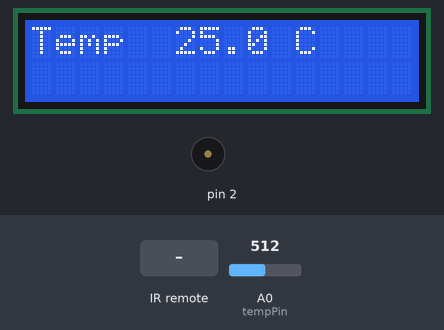
Recording of a sketch running on a simulated Arduino Uno, built with avr-gcc and run on an emulated ATmega328P. On the bench: 16×2 character LCD, buzzer (waves = sounding). The inputs (shaded band) are chosen by the test bench; at power-on: A0 (tempPin) = 512.

Above: at 1.2 s.
1.3 s: A0 (tempPin) set to 170
At 10.4 s:
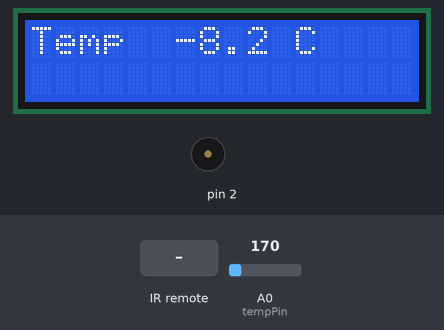
11.5 s: A0 (tempPin) set to 145
At 20.9 s:
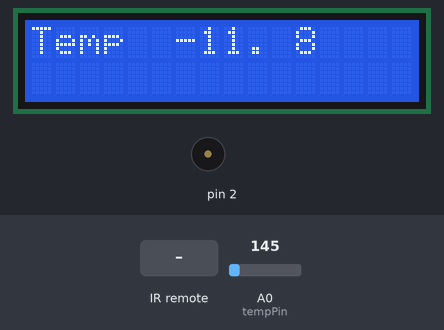
21.5 s: infrared code 0xE0E08877 received
At 22.3 s:
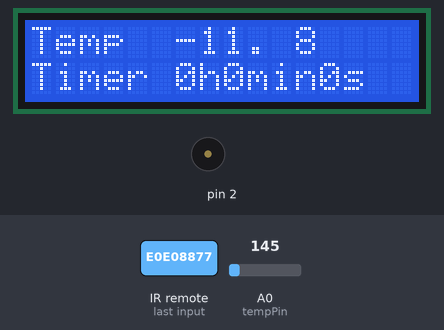
23.1 s: infrared code 0xE0E016E9 received
At 26.5 s:
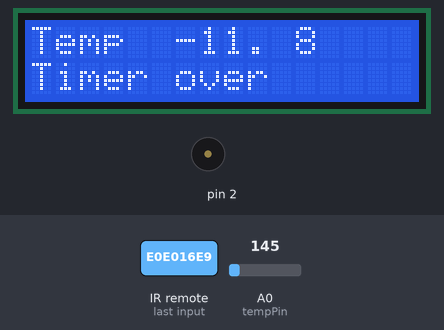
26.8 s: A0 (tempPin) set to 306
At 31.4 s:
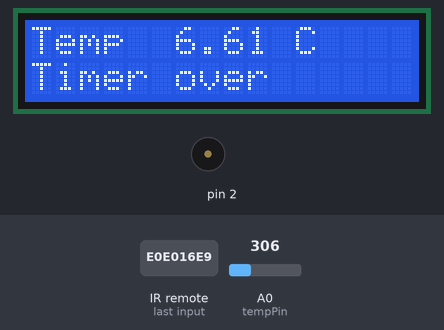
31.7 s: infrared code 0xE0E020DF received
At 32.8 s:
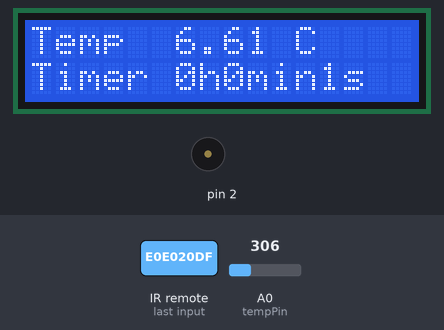
Timing chart, 0 to 34.3 s (numbered marks = the images above; inputs shaded):
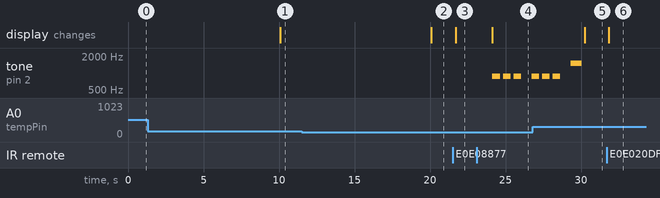

Measured:
- the behaviour switches between 157 and 156 on A0 (tempPin) (found by bisection; images 1 and 2)
- after the input at 1.3 s, the display: changes after 8.8 s (image 1)
- after the input at 11.5 s, the display: changes after 8.6 s (image 2)
- after the input at 21.5 s, the display: changes after 0.20 s (image 3)
- after the input at 23.1 s, tone on pin 2: silent → 880 Hz after 1.0 s, then repeats every 0.70 s: silent 0.20 s, 880 Hz 0.50 s; the display: changes after 1.0 s (image 4)
- after the input at 26.8 s, the display: changes after 3.4 s (image 5)
- after the input at 31.7 s, the display: changes after 0.14 s (image 6)

The sketch:

thermo_timer.ino
```cpp
#include <LiquidCrystal.h>
#include <NewTone.h>
#include <IRremote.h>

int tempPin = 0;
int receiverPin = 6;

int hours = 0;
int minutes = 0;
int seconds = 0;

LiquidCrystal lcd(7, 8, 9, 10, 11, 12);
IRrecv irrecv(receiverPin);
decode_results results;
String timerDuration = "";
int delayDuration = 200;
unsigned long timerRingAt = 0;

void setup()
{
  Serial.begin(9600);
  lcd.begin(16, 2);
  irrecv.enableIRIn(); // Start the receiver
}

void loop()
{
  // Temperature every minute
  int modulo = round(millis() / 1000) % 10;
  if(modulo == 0 && delayDuration == 200) {
    int tempReading = analogRead(tempPin);

    double tempK = log(10000.0 * ((1024.0 / tempReading - 1)));
    tempK = 1 / (0.001129148 + (0.000234125 + (0.0000000876741 * tempK * tempK )) * tempK );       //  Temp Kelvin
    double tempC = tempK - 273.15; // Convert Kelvin to Celcius

    // Display Temperature in C
    lcd.setCursor(0, 0);
    lcd.print("Temp       C  ");
    lcd.setCursor(6, 0);
    // Display Temperature in C
    lcd.print(tempC);
    // Remove last digit
    lcd.setCursor(10, 0);
    lcd.print(" ");

    delayDuration = 1000;
  }
  else if(modulo != 0 && delayDuration == 1000) {
    delayDuration = 200;
  }

  // Get IR
  if (irrecv.decode(&results)) {
    translateIR();
    irrecv.resume(); // receive the next value
  }

  // Display timer
  if(timerDuration != "") {
    displayDuration(hours, minutes, seconds);
  }
  else if(timerRingAt != 0) {
    updateTimer();
  }

  delay(200);
}

void translateIR() // takes action based on IR code received
{
  switch(results.value)
  {
    case 0xE0E08877: add(0);        break;
    case 0xE0E020DF: add(1);        break;
    case 0xE0E0A05F: add(2);        break;
    case 0xE0E0609F: add(3);        break;
    case 0xE0E010EF: add(4);        break;
    case 0xE0E0906F: add(5);        break;
    case 0xE0E050AF: add(6);        break;
    case 0xE0E0B04F: add(8);        break;
    case 0xE0E0708F: add(9);        break;
    case 0xE0E016E9: startTimer();  break;
    case 0xE0E040BF: killTimer();   break;

    default:
      break;
  }

  if(timerDuration != "") {
    String tmpDuration = timerDuration;
    if(timerDuration.length() == 5) {
      hours = tmpDuration.substring(0, 1).toInt();
      tmpDuration = tmpDuration.substring(1);
    }

    if(tmpDuration.length() == 4) {
      minutes = tmpDuration.substring(0, 2).toInt();
      tmpDuration = tmpDuration.substring(2);
    }

    if(tmpDuration.length() == 3) {
      minutes = tmpDuration.substring(0, 1).toInt();
      tmpDuration = tmpDuration.substring(1);
    }

    seconds = tmpDuration.toInt();
  }
}

void displayDuration(int hoursToDisplay, int minutesToDisplay, int secondsToDisplay)
{
  lcd.setCursor(0, 1);
  lcd.print("Timer " + String(hoursToDisplay) + "h" + String(minutesToDisplay) + "min" + String(secondsToDisplay) + "s   ");
}

void updateTimer()
{
  long timeLeft = (timerRingAt - millis() / 1000);

  if(timeLeft < 0) {
    ring();

    return;
  }

  int hoursLeft = (int) timeLeft / 3600;
  int minutesLeft = (timeLeft / 60) % 60;
  int secondsLeft = timeLeft % 60;

  displayDuration(hoursLeft, minutesLeft, secondsLeft);
}

void add(int number)
{
  if(timerDuration.length() < 5) {
    timerDuration += number;
  }
}

void startTimer()
{
  if(timerDuration != "") {
    if(seconds >= 60 || minutes >= 60) {
      killTimer();
      lcd.setCursor(0, 1);
      lcd.print("Timer error     ");

      return;
    }

    timerDuration = "";
    timerRingAt = millis() / 1000 + (seconds + minutes * 60 + hours * 3600);
  }
}

void ring()
{
  killTimer();

  lcd.setCursor(0, 1);
  lcd.print("Timer over");

  for (int i = 1; i <= 6; ++i) {
    NewTone(2, 880);

    delay(500);
    noNewTone(2);
    delay(200);

    if(i % 3 == 0) {
      delay(500);
    }
  }

  NewTone(2, 1480);
  delay(700);
  noNewTone(2);
}

void killTimer()
{
  timerDuration = "";
  timerRingAt = 0;
  hours = 0;
  minutes = 0;
  seconds = 0;

  lcd.setCursor(0, 1);
  lcd.print("                ");
}
```
